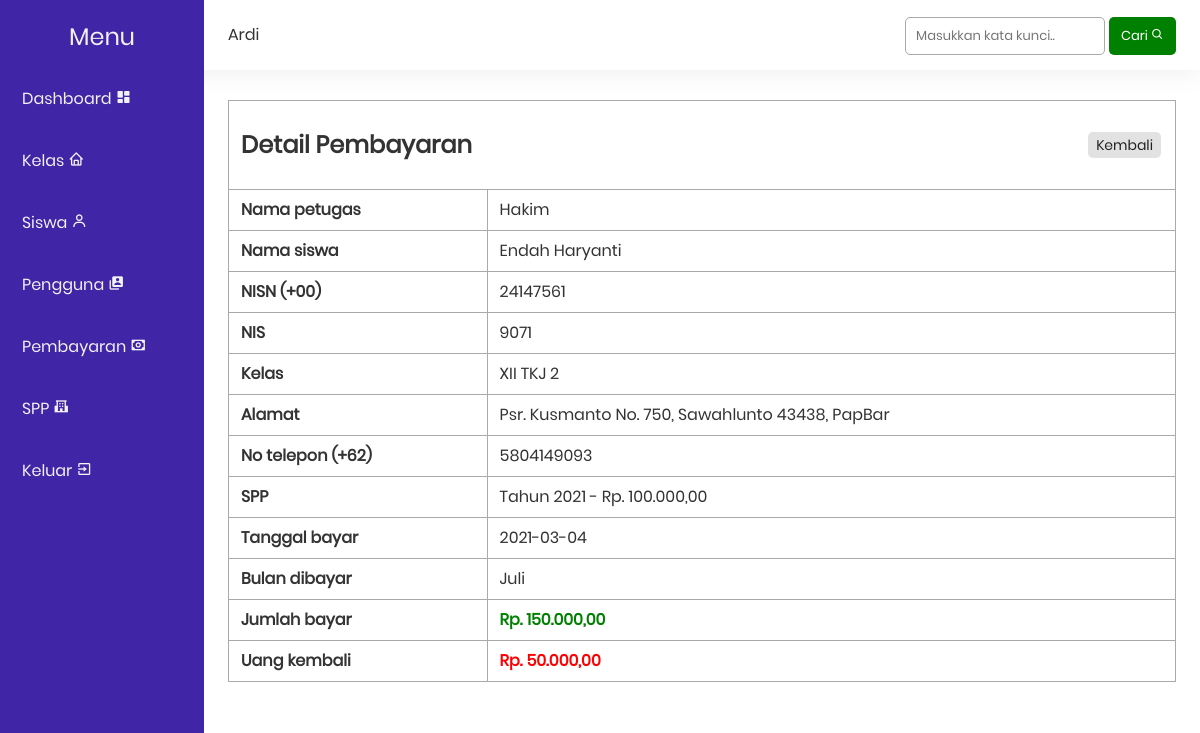
The page /public/payment/detail.php?i=27 (signed in) on the database its author committed.
### tables this page shows
CREATE TABLE `pembayaran` (
  `id` int(11) NOT NULL,
  `id_petugas` int(11) NOT NULL,
  `nisn` int(10) NOT NULL,
  `tanggal_bayar` date NOT NULL,
  `bulan_dibayar` varchar(10) NOT NULL,
  `tahun_dibayar` varchar(4) NOT NULL,
  `id_spp` int(11) NOT NULL,
  `jumlah_bayar` int(11) NOT NULL
);

CREATE TABLE `pengguna` (
  `id` int(11) NOT NULL,
  `nama` varchar(35) NOT NULL,
  `email` varchar(25) NOT NULL,
  `kata_sandi` varchar(50) NOT NULL,
  `tingkat` enum('admin','petugas','siswa') NOT NULL
);

CREATE TABLE `siswa` (
  `nisn` bigint(10) NOT NULL,
  `nis` bigint(8) NOT NULL,
  `nama` varchar(35) NOT NULL,
  `id_kelas` int(11) NOT NULL,
  `alamat` text NOT NULL,
  `no_telepon` bigint(12) NOT NULL,
  `id_spp` int(11) NOT NULL
);

CREATE TABLE `kelas` (
  `id` int(11) NOT NULL,
  `kelas` varchar(10) NOT NULL,
  `kompetensi_keahlian` varchar(50) NOT NULL
);

CREATE TABLE `spp` (
  `id` int(11) NOT NULL,
  `tahun` int(11) NOT NULL,
  `nominal` int(11) NOT NULL
);

### functions.php (called while the page is built, shortened)
<?php
$conn = mysqli_connect("localhost", "root", "", "db_spp_88");
function query($query)
{
    global $conn;
    $result = mysqli_query($conn, $query);
    $rows = [];
    while ($row = mysqli_fetch_assoc($result)) {
        $rows[] = $row;
    }
    return $rows;
}
function rupiah($money)
{
    return number_format($money, 2, ',', '.');
}

### public/payment/detail.php (the view, shortened to what this page needs)
<?php
include_once('../layout/navbar.php');
include_once('../layout/sidebar.php');
$id = $_GET['i'] == '' ? header('Location: index.php') : $_GET['i'];
$pembayaran = query("SELECT *,
                    pembayaran.id AS id_pembayaran,
                    siswa.nama AS nama_siswa
                FROM pembayaran
                JOIN siswa ON siswa.nisn = pembayaran.nisn
                JOIN kelas ON kelas.id = siswa.id_kelas
                JOIN spp ON spp.id = siswa.id_spp
                JOIN pengguna ON pengguna.id = pembayaran.id_petugas
                WHERE pembayaran.id = $id")[0];
?>
<table class="table">
    <tr>
        <td colspan="2">
            <span id="action">
                <h2>Detail Pembayaran</h2>
                <a href="index.php" class="badge grey">Kembali</a>
            </span>
        </td>
    </tr>
    <tr>
        <td class="text-bold">Nama petugas</td>
        <td><?= $pembayaran['nama']; ?></td>
    </tr>
    <tr>
        <td class="text-bold">Nama siswa</td>
        <td><?= $pembayaran['nama_siswa']; ?></td>
    </tr>
    <tr>
        <td class="text-bold">NISN (+00)</td>
        <td><?= $pembayaran['nisn']; ?></td>
    </tr>
    <tr>
        <td class="text-bold">NIS</td>
        <td><?= $pembayaran['nis']; ?></td>
    </tr>
    <tr>
        <td class="text-bold">Kelas</td>
        <td><?= $pembayaran['kelas']; ?></td>
    </tr>
    <tr>
        <td class="text-bold">Alamat</td>
        <td><?= $pembayaran['alamat']; ?></td>
    </tr>
    <tr>
        <td class="text-bold">No telepon (+62)</td>
        <td><?= $pembayaran['no_telepon']; ?></td>
    </tr>
    <tr>
        <td class="text-bold">SPP</td>
        <td>Tahun <?= $pembayaran['tahun']; ?> - Rp. <?= rupiah($pembayaran['nominal']); ?></td>
    </tr>
    <tr>
        <td class="text-bold">Tanggal bayar</td>
        <td><?= $pembayaran['tanggal_bayar']; ?></td>
    </tr>
    <tr>
        <td class="text-bold">Bulan dibayar</td>
        <td><?= $pembayaran['bulan_dibayar']; ?></td>
    </tr>
    <tr>
        <td class="text-bold">Jumlah bayar</td>
        <td class="text-green text-bold">Rp. <?= rupiah($pembayaran['jumlah_bayar']); ?></td>
    </tr>
    <tr>
        <td class="text-bold">Uang kembali</td>
        <td class="text-red text-bold">Rp. <?= rupiah($pembayaran['jumlah_bayar'] - $pembayaran['nominal']); ?></td>
    </tr>
</table>
<?php include_once('../layout/footer.php'); ?>

### style.css (style rules this page uses)
html, body, div, span, applet, object, iframe, blockquote, pre, abbr, acronym, address, big, cite, code, del, dfn, em, img, ins, kbd, q, s, samp, small, strike, strong, sub, sup, tt, var, b, u, i, a, p, center, dl, dt, dd, ol, ul, li, fieldset, form, label, legend, table, caption, tbody, tfoot, thead, tr, td, article, aside, canvas, details, embed, figure, figcaption, footer, header, hgroup, menu, nav, output, ruby, section, summary, time, mark, audio, video { margin: 0; padding: 0; border: 0; font-size: 100%; font: inherit; vertical-align: baseline; font-family: "Poppins", Arial, Helvetica, sans-serif; }
body { line-height: 1; }
html { scroll-behavior: smooth; }
a { text-decoration: none; }
h1, h2, h3, h4, h5, h6, p, td, th, a, label { color: #333; }
.table { border-collapse: collapse; border-spacing: 10px; width: 100%; }
.table td, .table th { border: 1px solid#aaa; padding: 12px; }
.badge { padding: 6px 8px; display: inline-block; font-size: 14px; text-align: center; box-sizing: border-box; border-radius: 5px; margin-right: 2px; }
.grey { color: #222; background-color: #e2e2e2; }
.text-bold { font-weight: bold; }
.text-green { color: green; }
.text-red { color: red; }
#action { display: flex; width: 100%; align-items: center; align-content: center; justify-content: space-between; }

### rows shown on the page
pembayaran: pengguna.nama "Hakim", siswa.nama "Endah Haryanti", siswa.nisn "24147561", siswa.nis "9071", kelas.kelas "XII TKJ 2", siswa.alamat "Psr. Kusmanto No. 750, Sawahlunto 43438, PapBar", siswa.no_telepon "5804149093", id_spp.tahun "2021", id_spp.nominal "100.000,00", tanggal_bayar "2021-03-04", bulan_dibayar "Juli", jumlah_bayar "150.000,00", rupiah($pembayaran['jumlah_bayar']-$pembayaran['nominal']) "50.000,00"

### other values the page prints
$_SESSION["name"] "Ardi"
